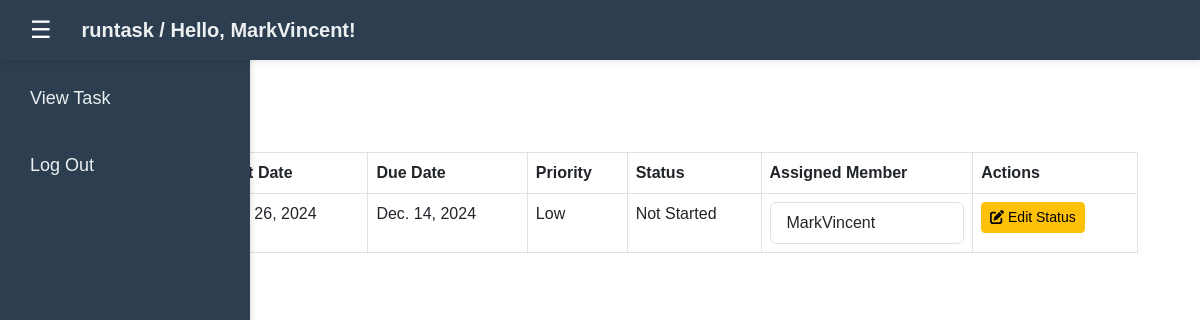
Screenshot of /dashboard/ (signed in) with the database file from the repository.
### authentication/models.py (models this page shows, shortened)
class Task(models.Model):
    title = models.CharField(max_length=255)  # Task title
    start_date = models.DateField()  # Start date of the task
    due_date = models.DateField()  # Due date of the task
    priority = models.CharField(max_length=50, choices=[('Low', 'Low'), ('Medium', 'Medium'), ('High', 'High')])  # Priority of the task
    status = models.CharField(max_length=50, choices=[('Not Started', 'Not Started'), ('In Progress', 'In Progress'), ('Completed', 'Completed')])  # Status of the task
    assign_users = models.ManyToManyField(User, related_name='tasks')  # Users assigned to the task

### authentication/views.py (the view)
# urls.py: path('dashboard/', views.dashboard, name='dashboard'),  # For member dashboard
@login_required
def dashboard(request):
    tasks = Task.objects.filter(assign_users=request.user)
    return render(request, 'authentication/dashboard.html', {'tasks': tasks})

### templates/authentication/dashboard.html (shortened to what this page needs)
<!DOCTYPE html>
<html lang="en">
{% load static %}
<head>
    <link href="https://cdnjs.cloudflare.com/ajax/libs/bootstrap/5.3.0/css/bootstrap.min.css" rel="stylesheet">
    <link rel="stylesheet" href="/static/dashboard-styles.css">
</head>
<body >
    <nav id="navbar" style="width: 100%; height: 60px; background-color: #2c3e50; display: flex; align-items: center; padding: 0 20px; box-shadow: 0px 2px 5px rgba(0, 0, 0, 0.1); position: fixed; top: 0; left: 0; z-index: 1000;">
        <button id="toggleSidebarBtn" style="padding: 10px; background-color: transparent; color: white; border: none; cursor: pointer; font-size: 24px; display: flex; align-items: center; justify-content: center;">
            ☰
        </button>
        <div style="margin-left: 20px; color: #ecf0f1; font-size: 20px; font-weight: bold;">
            runtask / Hello, {{ request.user.username }}!
        </div>
    </nav>
    <nav id="sidebar" class="sidebar" style="width: 250px; height: 100vh; background-color: #2c3e50; display: flex; flex-direction: column; padding: 20px; box-shadow: 2px 0px 5px rgba(0, 0, 0, 0.1); position: fixed; left: 0; top: 0; transition: transform 0.3s;">
        <div class="sidebar-brand" style="margin-bottom: 30px;">
            <a href="/">
            </a>
        </div>
        <ul class="sidebar-links" style="list-style: none; padding: 0;">
            <li style="margin-bottom: 20px;">
                <a href="/dashboard" style="color: #ecf0f1; text-decoration: none; font-size: 18px; display: block; padding: 10px; border-radius: 5px; transition: background-color 0.3s;">
                    View Task
                </a>
            </li>
            <li style="margin-bottom: 20px;">
                <a href="/" style="color: #ecf0f1; text-decoration: none; font-size: 18px; display: block; padding: 10px; border-radius: 5px; transition: background-color 0.3s;">
                    Log Out
                </a>
            </li>
        </ul>
    </nav>
    <div id="mainContent" style="transition: margin-left 0.3s;">
    <div class="dashboard container" style="margin-top: 100px; padding: 20px;">
        <div class="container">
            <table class="table table-bordered">
                <thead>
                    <tr>
                        <th>Task Title</th>
                        <th>Start Date</th>
                        <th>Due Date</th>
                        <th>Priority</th>
                        <th>Status</th>
                        <th>Assigned Member</th>
                        <th>Actions</th>
                    </tr>
                </thead>
                <tbody>
                    {% for task in tasks %}
                    <tr>
                        <td>{{ task.title }}</td>
                        <td>{{ task.start_date }}</td>
                        <td>{{ task.due_date }}</td>
                        <td>{{ task.priority }}</td>
                        <td>{{ task.status }}</td>
                        <td>
                            {% if task.assign_users.exists %}
                                <ul class="list-group">
                                    {% for user in task.assign_users.all %}
                                    <li class="list-group-item">{{ user.username }}</li>
                                    {% endfor %}
                                </ul>
                            {% else %}
                                No assigned members
                            {% endif %}
                        </td>
                        <td>
                            <button class="btn btn-warning btn-sm edit-status-btn"
                            data-bs-toggle="modal"
                            data-bs-target="#editTaskStatusModal"
                            data-task-title="{{ task.title }}"
                            data-task-status="{{ task.status }}">
                        <i class="fas fa-edit"></i> Edit Status
                    </button>
                        </td>
                    </tr>
                    {% empty %}
                    <tr>
                        <td colspan="7">No tasks available.</td>
                    </tr>
                    {% endfor %}
                </tbody>
            </table>
        </div>
    </div>
    </div>
</body>
</html>

### static/dashboard-styles.css (style rules this page uses)
body { font-family: Arial, sans-serif; margin: 0; padding: 0; }
.dashboard { padding: 20px; }

### rows the page displays
Task: start_date "Dec. 26, 2024", due_date "Dec. 14, 2024", priority "Low", status "Not Started"

### other values shown
{{ request.user.username }} "MarkVincent"
{{ user.username }} "MarkVincent"
